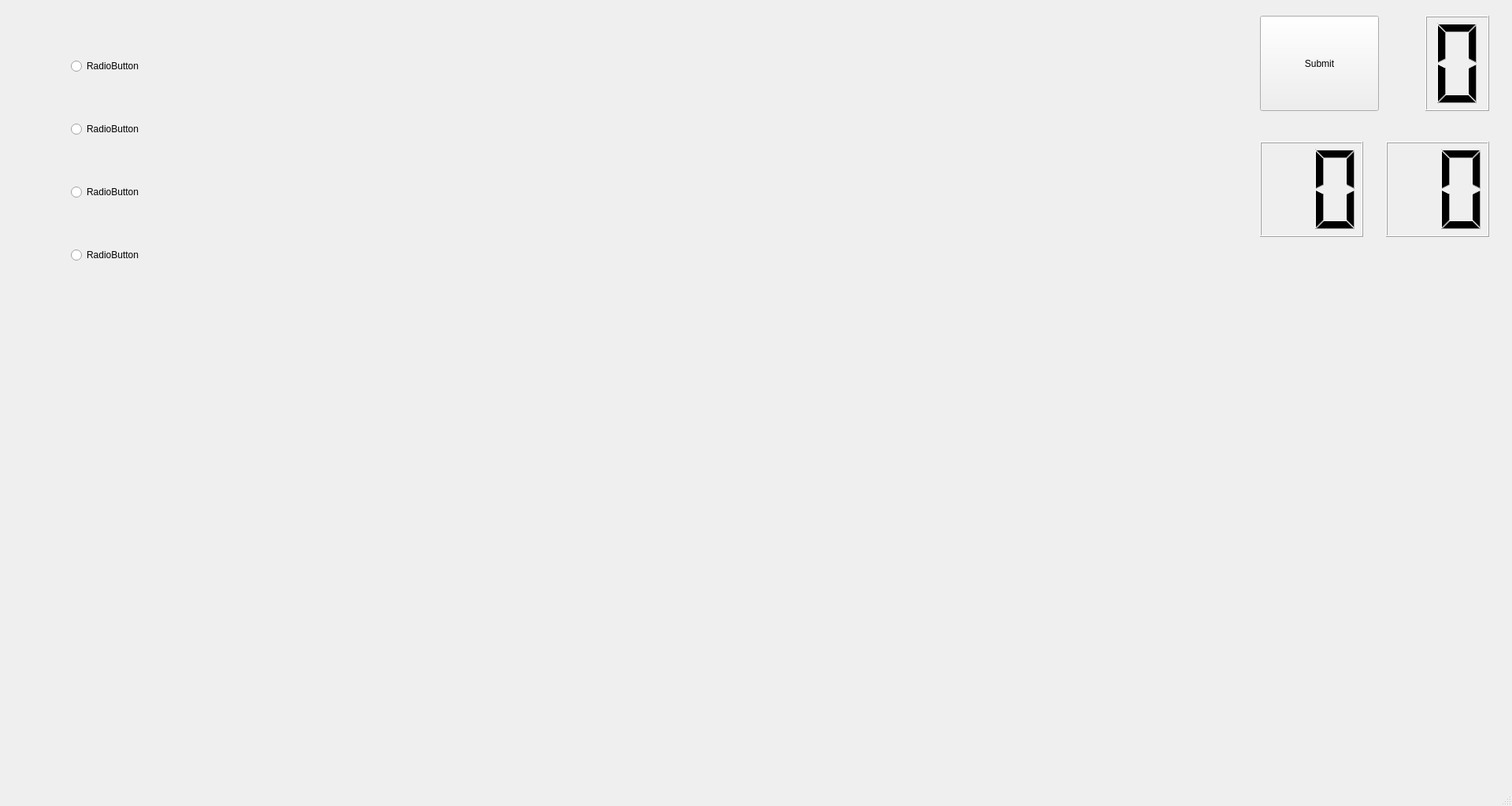
<?xml version="1.0" encoding="UTF-8"?>
<ui version="4.0">
 <class>MainWindow</class>
 <widget class="QMainWindow" name="MainWindow">
  <property name="geometry">
   <rect>
    <x>0</x>
    <y>0</y>
    <width>1920</width>
    <height>1024</height>
   </rect>
  </property>
  <property name="windowTitle">
   <string>英中特定單字對照</string>
  </property>
  <widget class="QWidget" name="centralwidget">
   <widget class="QLCDNumber" name="lcdNumber">
    <property name="geometry">
     <rect>
      <x>1810</x>
      <y>20</y>
      <width>81</width>
      <height>121</height>
     </rect>
    </property>
    <property name="digitCount">
     <number>1</number>
    </property>
   </widget>
   <widget class="QPushButton" name="pushButton">
    <property name="geometry">
     <rect>
      <x>1600</x>
      <y>20</y>
      <width>151</width>
      <height>121</height>
     </rect>
    </property>
    <property name="styleSheet">
     <string notr="true">font: 16pt &quot;Candara&quot;;</string>
    </property>
    <property name="text">
     <string>Submit</string>
    </property>
   </widget>
   <widget class="QLabel" name="label_2">
    <property name="geometry">
     <rect>
      <x>100</x>
      <y>440</y>
      <width>771</width>
      <height>81</height>
     </rect>
    </property>
    <property name="styleSheet">
     <string notr="true">font: 16pt &quot;Cambria Math&quot;;</string>
    </property>
    <property name="text">
     <string/>
    </property>
   </widget>
   <widget class="QWidget" name="gridLayoutWidget">
    <property name="geometry">
     <rect>
      <x>90</x>
      <y>20</y>
      <width>1291</width>
      <height>371</height>
     </rect>
    </property>
    <layout class="QGridLayout" name="gridLayout">
     <item row="3" column="0">
      <widget class="QRadioButton" name="radioButton_2">
       <property name="text">
        <string>RadioButton</string>
       </property>
      </widget>
     </item>
     <item row="2" column="0">
      <widget class="QRadioButton" name="radioButton_1">
       <property name="text">
        <string>RadioButton</string>
       </property>
      </widget>
     </item>
     <item row="4" column="0">
      <widget class="QRadioButton" name="radioButton_3">
       <property name="text">
        <string>RadioButton</string>
       </property>
      </widget>
     </item>
     <item row="5" column="0">
      <widget class="QRadioButton" name="radioButton_4">
       <property name="text">
        <string>RadioButton</string>
       </property>
      </widget>
     </item>
    </layout>
   </widget>
   <widget class="QLabel" name="label_3">
    <property name="geometry">
     <rect>
      <x>100</x>
      <y>400</y>
      <width>721</width>
      <height>51</height>
     </rect>
    </property>
    <property name="frameShape">
     <enum>QFrame::NoFrame</enum>
    </property>
    <property name="lineWidth">
     <number>0</number>
    </property>
    <property name="text">
     <string/>
    </property>
   </widget>
   <widget class="QLCDNumber" name="lcdNumber_2">
    <property name="geometry">
     <rect>
      <x>1760</x>
      <y>180</y>
      <width>131</width>
      <height>121</height>
     </rect>
    </property>
    <property name="digitCount">
     <number>2</number>
    </property>
   </widget>
   <widget class="QLCDNumber" name="lcdNumber_3">
    <property name="geometry">
     <rect>
      <x>1600</x>
      <y>180</y>
      <width>131</width>
      <height>121</height>
     </rect>
    </property>
    <property name="digitCount">
     <number>2</number>
    </property>
   </widget>
  </widget>
  <widget class="QMenuBar" name="menubar">
   <property name="geometry">
    <rect>
     <x>0</x>
     <y>0</y>
     <width>1920</width>
     <height>21</height>
    </rect>
   </property>
  </widget>
  <widget class="QStatusBar" name="statusbar"/>
 </widget>
 <resources/>
 <connections/>
</ui>
